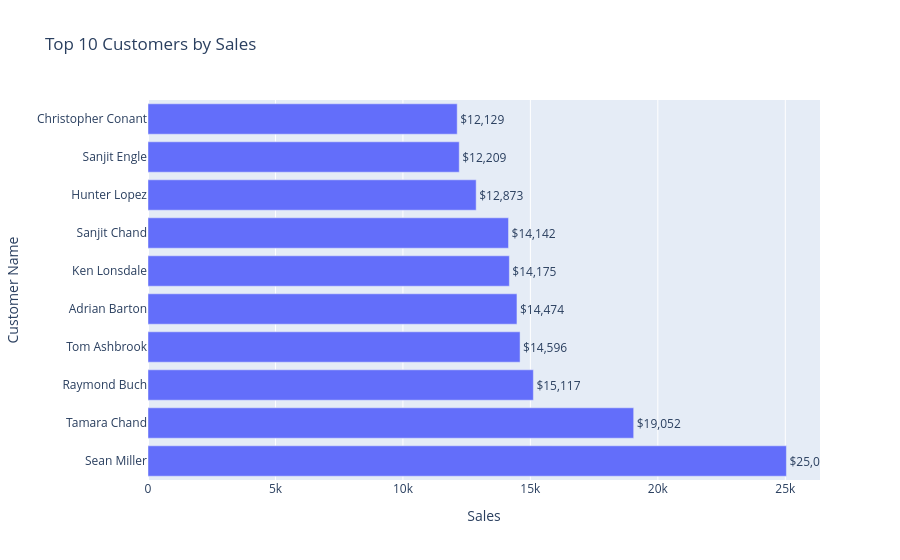

Notebook source saved alongside this figure:
### Code cell
#Plot-2 : Top 10 Customers By Sales
top_customers = (orders1.groupby("Customer Name")["Sales"].sum()
      .reset_index().sort_values("Sales", ascending=False).head(10))
fig = px.bar(top_customers, x="Sales", y="Customer Name", orientation="h",text="Sales",
    title="Top 10 Customers by Sales")
fig.update_traces(texttemplate='$%{text:,.0f}', textposition='outside')
fig.show();

### Figure 1 — Plotly figure (JSON) as saved in the notebook; plotly's stock layout.template omitted (floating-point values rounded to 4 significant figures)
{"data": [{"hovertemplate": "Sales=%{text}<br>Customer Name=%{y}<extra></extra>", "legendgroup": "", "marker": {"color": "#636efa", "pattern": {"shape": ""}}, "name": "", "orientation": "h", "showlegend": false, "text": [25040.0, 19050.0, 15120.0, 14600.0, 14470.0, 14180.0, 14140.0, 12870.0, 12210.0, 12130.0], "textposition": "outside", "texttemplate": "$%{text:,.0f}", "type": "bar", "x": [25040.0, 19050.0, 15120.0, 14600.0, 14470.0, 14180.0, 14140.0, 12870.0, 12210.0, 12130.0], "xaxis": "x", "y": ["Sean Miller", "Tamara Chand", "Raymond Buch", "Tom Ashbrook", "Adrian Barton", "Ken Lonsdale", "Sanjit Chand", "Hunter Lopez", "Sanjit Engle", "Christopher Conant"], "yaxis": "y"}], "layout": {"barmode": "relative", "legend": {"tracegroupgap": 0}, "title": {"text": "Top 10 Customers by Sales"}, "xaxis": {"anchor": "y", "domain": [0, 1], "title": {"text": "Sales"}}, "yaxis": {"anchor": "x", "domain": [0, 1], "title": {"text": "Customer Name"}}}}
